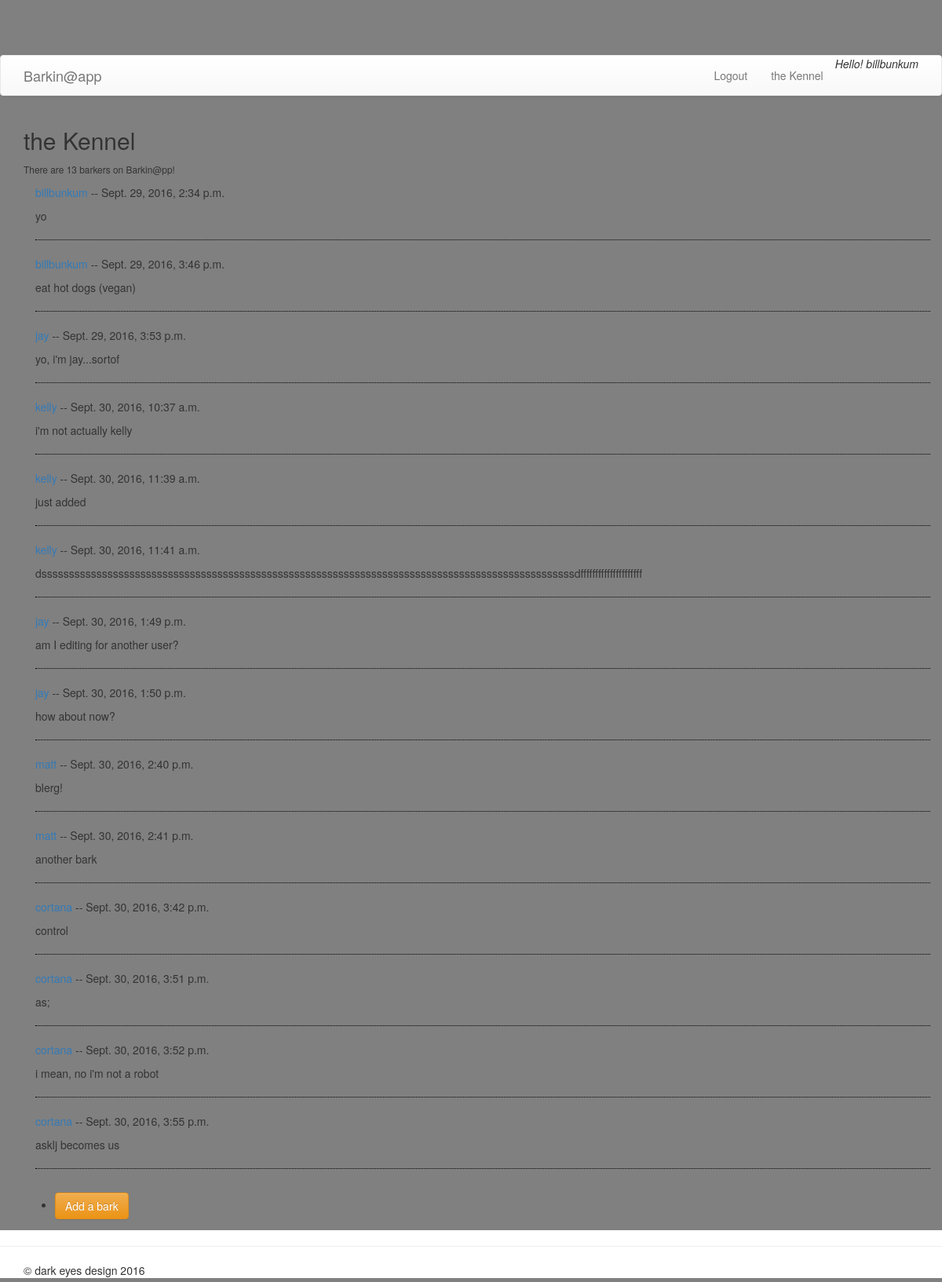
The app's page /barks/users/ (signed in) with its own data.
### barks/models.py (models this page shows, shortened)
class Bark(models.Model):
    user = models.ForeignKey(User, null=True, blank=True)
    content = models.CharField(max_length=120)
    post_date = models.DateTimeField(auto_now_add=True)

### barks/views.py (the view)
def global_barks_list(request): #shows all user's barks
    ubs = Bark.objects.all()
    user_count = User.objects.count()
    context = {
        "ubs": ubs,
        "user_count": user_count,
    }
    return render(request, "barks/global_barks_list.html", context)

### barks/templates/barks/global_barks_list.html
{% extends "core/base.html" %}
{% block content %}
<h2>the Kennel</h2>
<small>There are {{user_count}} barkers on Barkin@pp!</small>
<p>
    <div class="container">
        {% for bark in ubs %}
            <p>
            <a href="{% url 'barks:barks_list' bark.user_id %}">
                {{bark.user.username}}</a>
                -- {{bark.post_date}}
            </p>
            <p>
                {{bark.content}}
            </p>
            <hr style="border-top: 1px dotted black;">
        {% endfor %}
    </div>
</p>
<p>
<ul>
    <li><a class="btn btn-warning"
    href="{% url 'barks:add_bark' %}"
    >
    Add a bark
    </a></li>
</ul>
</p>
{% endblock content %}

### core/templates/core/base.html (shortened to what this page needs)
{% load static %}
<!DOCTYPE html>
<html>
<head>
    <link rel="stylesheet" href="https://maxcdn.bootstrapcdn.com/bootstrap/3.3.7/css/bootstrap.min.css">
    <link rel="stylesheet" href="https://maxcdn.bootstrapcdn.com/bootstrap/3.3.7/css/bootstrap-theme.min.css">
    <link rel="stylesheet" type="text/css" href="{% static 'core/styles.css' %}" />
</head>
<body>
    <header>
        <nav class="navbar navbar-default">
            <div class="container">
                <div class="navbar-header">
                    <a class="navbar-brand" href="{% url 'core:splash' %}">Barkin@app</a>
                </div>
                <div class="collapse navbar-collapse" id="howdy">
                    <ul class="nav navbar-nav navbar-right">
                    {% if request.user.is_authenticated %}
                        <li><a href="{% url 'accounts:logout' %}">Logout
                            </a></li>
                    {% else %}
                        <li><a href="{% url 'accounts:login' %}">Login
                            </a></li>
                        <li><a href="{% url 'accounts:register' %}">Sign up
                            </a></li>
                    {% endif %}
                            <li role="presentation"><a href="{% url 'barks:global_barks_list' %}">the Kennel
                                </a></li>
                        {% if request.user.is_authenticated %}
                            <li role="presentation"><em>Hello! {{user}}</em>
                                </li>
                        {% else %}
                            <li role="presentation"><em>Hello! Guest</em>
                                </li>
                        {% endif %}
                    </ul>
                </div>
            </div>
        </nav>
    </header>
<div class="container">
    {% block content %}
    {% endblock content %}
</div>
<footer class="page-footer">
    <hr>
    <div class="container">
        &copy; dark eyes design 2016
    </div>
</footer>
</body>
</html>

### core/static/styles.css (style rules this page uses)
body { padding-top: 70px; padding-bottom: 70px; background-color: grey; background-repeat: no-repeat; }
.page-footer { position: fixed; bottom: 5px; background-color: #fff; width: 100%; }

### records on screen
Bark: user.username "billbunkum", post_date "Sept. 29, 2016, 2:34 p.m.", content "yo"
Bark: user.username "billbunkum", post_date "Sept. 29, 2016, 3:46 p.m.", content "eat hot dogs (vegan)"
Bark: user.username "jay", post_date "Sept. 29, 2016, 3:53 p.m.", content "yo, i'm jay...sortof"
Bark: user.username "kelly", post_date "Sept. 30, 2016, 10:37 a.m.", content "i'm not actually kelly"
Bark: user.username "kelly", post_date "Sept. 30, 2016, 11:39 a.m.", content "just added"
Bark: user.username "kelly", post_date "Sept. 30, 2016, 11:41 a.m.", content "dsssssssssssssssssssssssssssssssssssssssssssssssssssssssssssssssssssssssssssssssssssssssssssssssssdfffffffffffffffffffff"
Bark: user.username "jay", post_date "Sept. 30, 2016, 1:49 p.m.", content "am I editing for another user?"
Bark: user.username "jay", post_date "Sept. 30, 2016, 1:50 p.m.", content "how about now?"
Bark: user.username "matt", post_date "Sept. 30, 2016, 2:40 p.m.", content "blerg!"
Bark: user.username "matt", post_date "Sept. 30, 2016, 2:41 p.m.", content "another bark"
Bark: user.username "cortana", post_date "Sept. 30, 2016, 3:42 p.m.", content "control"
Bark: user.username "cortana", post_date "Sept. 30, 2016, 3:51 p.m.", content "as;"
Bark: user.username "cortana", post_date "Sept. 30, 2016, 3:52 p.m.", content "i mean, no i'm not a robot"
Bark: user.username "cortana", post_date "Sept. 30, 2016, 3:55 p.m.", content "asklj becomes us"

### other values on screen
{{ user }} "billbunkum"
{{ user_count }} "13"
